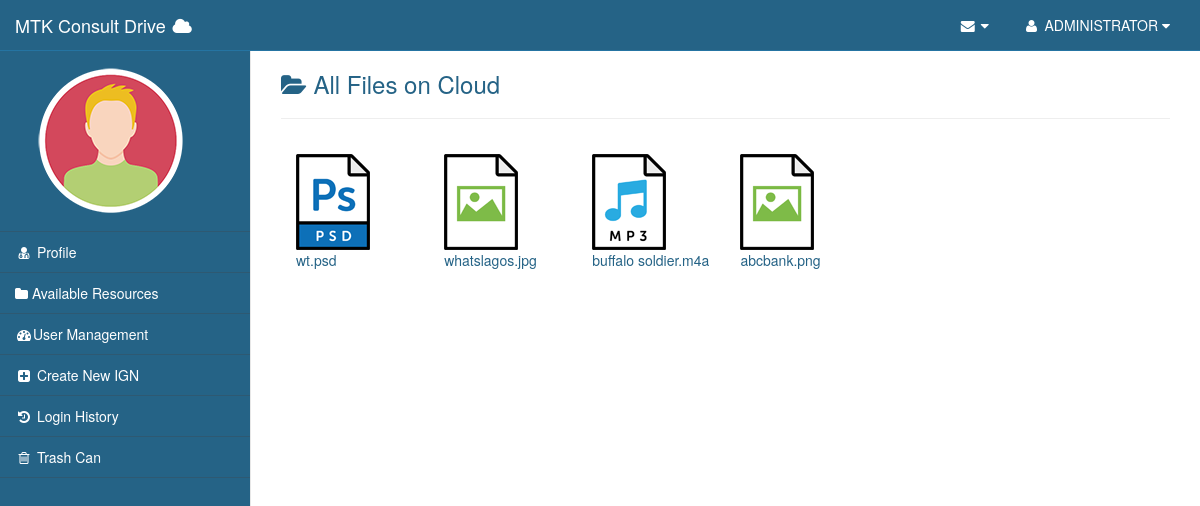
The app's page /home.php?page=all_resource (signed in) with its own data.
### tables this page shows
CREATE TABLE IF NOT EXISTS `files` (
  `file_id` int(11) NOT NULL AUTO_INCREMENT,
  `file_name` varchar(255) NOT NULL,
  `file_pub_key` varchar(255) DEFAULT NULL,
  `file_pri_key` varchar(255) DEFAULT NULL,
  `date_uploaded` timestamp NOT NULL DEFAULT CURRENT_TIMESTAMP,
  `file_size` varchar(255) NOT NULL,
  `file_uploader_id` varchar(255) NOT NULL,
  `folder_id` int(11) DEFAULT NULL,
  `file_type` varchar(255) NOT NULL,
  `presence` int(10) NOT NULL DEFAULT '1',
  PRIMARY KEY (`file_id`)
);

### inc/database.php (called while the page is built, shortened)
<?php
class Database{
	private $connection ;
	public function __construct(){
		try{
		$this->connection = new PDO('mysql:host='.DBHOST.';port='.DBPORT.';dbname='.DBNAME,DBUSER,DBPASS);
		}
		catch(PDOException $e){
			echo "Connection error".$e->getMessage();
		}
	}
	private function query($sql,$array){
            $this->connection->setAttribute(PDO::ATTR_EMULATE_PREPARES,false);
            try{
            $result = $this->connection->prepare($sql);
                if(!$result->execute(array_values($array)))
                {
                }
            }
            catch (Exception $e){
                echo $e->getMessage();
            }
            catch(PDOException $e){
                echo $e->getMessage();
                echo 'fold';
            }
		return $result;
	}
	public function multipleColumn($sql,$array){
           $result = $this->query($sql, $array) ;
           return $result->fetchAll();
	}
}
?>

### pages/all_resource.php (the view, shortened to what this page needs)
<?php
$db = new Database();
$val = $db->multipleColumn("SELECT * FROM `files` WHERE  `presence` = ?", array(1));
function get_thumb($file_type){
    $src = '';
    switch($file_type){
        case 'psd':
          $src =  "img/file-icons/PSD.png";break;
        case 'm4a':
            $src =  "img/file-icons/audio.png";break;
        case 'jpg':
          $src =  "img/file-icons/image.png";break;
        case 'png':
            $src =  "img/file-icons/image.png";break;
    }
    return $src;
}
?>
<div class="row">
<div class="col-lg-12">
        <h3><i class="fa fa-folder-open"> </i> All Files on Cloud</h3>
        <hr class="divider">
    <div class="panel-body">
       <div class="row">
        <?php foreach($val as $key=>$value){?>
        <div class="fileItem col-sm-2 context-menu-one">
            <img src="<?php echo get_thumb($value['file_type'])?>"  alt=""  class="thumb"/>
                    <figcaption class="figure-caption"><?php echo $value['file_name'] ?></figcaption>
                </div>
        <?php } ?>
      </div>
    </div>
</div>
</div>

### home.php (shortened to what this page needs)
<!DOCTYPE html>
<html lang="en">
<?php
if(!isset($_SESSION['ign']) ){
    header('location:index.php');
}
else{
    $uid = $_SESSION['ign'];
    $uname = (isset($_SESSION['name']))?$_SESSION['name']:'';
}
?>
<head>
    <link href="bower_components/bootstrap/dist/css/bootstrap.min.css" rel="stylesheet">
    <link href="bower_components/metisMenu/dist/metisMenu.min.css" rel="stylesheet">
    <link href="css/sb-admin-2.css" rel="stylesheet">
    <link href="css/table.css" rel="stylesheet">
    <link href="css/jquery.contextMenu.css" rel="stylesheet" type="text/css"/>
    <link href="bower_components/font-awesome/css/font-awesome.min.css" rel="stylesheet" type="text/css">
   <link href="css/style.css" rel="stylesheet" type="text/css">
</head>
<body>
    <div id="wrapper">
        <nav class="navbar navbar-default navbar-static-top" role="navigation" style="margin-bottom: 0">
            <?php
            include 'inc/header.php';
            ?>
            <?php
            include 'inc/sidebar.php';
            ?>
        </nav>
        <div id="page-wrapper">
            <div id="content-div">
            <?php
            include ($page_include);
            ?>
            </div>
        </div>
    </div>
</body>
</html>

### inc/header.php (shortened to what this page needs)
<div class="navbar-header">
    <a class="navbar-brand text-white" href="#">MTK Consult Drive <em class="fa fa-cloud fa-fw"></em></a>
            </div>
            <ul class="nav navbar-top-links navbar-right">
                <li class="dropdown">
                    <a class="dropdown-toggle" data-toggle="dropdown" href="#">
                        <i class="fa fa-envelope fa-fw"></i>  <i class="fa fa-caret-down"></i>
                    </a>
                </li>
                <li class="dropdown">
                    <a class="dropdown-toggle" data-toggle="dropdown" href="#">
                        <i class="fa fa-user fa-fw"></i> <?php echo $uname; ?> <i class="fa fa-caret-down"></i>
                    </a>
                </li>
            </ul>

### inc/sidebar.php
<div class="navbar-default sidebar" role="navigation">
                <div class="sidebar-nav navbar-collapse">
                    <ul class="nav" id="side-menu">
                        <li class="sidebar-search">
                            <div class="input-group custom-search-form center">
                                <i class="img-raised center"><img src="img/avatars/male.png" style="margin-left: 20px;"/></i>
                            </div>
                        </li>
                        <?php if($uid != "MTK-001"){ ?>
                        <li>
                            <a href="home.php?page=profile" data-target="profile" rel="tab"><i class="fa fa-user-md fa-fw"></i> Profile</a>
                        </li>
                        <li>
                            <a href="#"><i class="fa fa-folder-open-o fa-fw"></i> Folders<span class="fa arrow"></span></a>
                            <ul class="nav nav-second-level">
                                <li>
                                    <a href="home.php?page=personal" data-target="Personal_files" rel="tab"><i class="fa fa-folder"> </i> Personal</a>
                                </li>
                                <li>
                                    <a href="home.php?page=department" data-target="Department_files" rel="tab"><i class="fa fa-folder"> </i> Department</a>
                                </li>
                            </ul>
                        </li>
                        <li>
                            <a href="home.php?page=trash" data-target="trash" rel="tab"><i class="fa fa-trash-o fa-fw"></i> Trash Can</a>
                        </li>
                        <?php  } else {?>
                        <li>
                            <a href="home.php?page=profile" data-target="profile" rel="tab"><i class="fa fa-user-md fa-fw"></i> Profile</a>
                        </li>
                        <li>
                            <a href="home.php?page=all_resource" data-target="all_resource" rel="tab"><i class="fa fa-folder"></i> Available Resources</a>
                        </li>
                        <li>
                            <a href="home.php?page=users" data-target="users" rel="tab"><i class="fa fa-dashboard fa-fw"></i>User Management</a>
                        </li>
                        <li>
                            <a href="home.php?page=C_user" data-target="C_user" rel="tab"><i class="fa fa-plus-square fa-fw"></i> Create New IGN</a>
                        </li>
                        <li>
                            <a href="home.php?page=history" data-target="history" rel="tab"><i class="fa fa-history fa-fw"></i> Login History</a>
                        </li>
                        <li>
                            <a href="home.php?page=trash" data-target="trash" data-target="trash" rel="tab"><i class="fa fa-trash-o fa-fw"></i> Trash Can</a>
                        </li>
                        <?php }  ?>
                    </ul>
                </div>
            </div>

### css/sb-admin-2.css (style rules this page uses)
body { background-color: #f8f8f8; }
#wrapper { width: 100%; }
#page-wrapper { padding: 0 15px; min-height: 568px; background-color: #fff; }
@media (min-width:768px) { #page-wrapper { position: inherit; margin: 0 0 0 250px; padding: 0 30px; border-left: 1px solid #e7e7e7; } }
.navbar-top-links { margin-right: 0; }
.navbar-top-links li { display: inline-block; }
.navbar-top-links li:last-child { margin-right: 15px; }
.navbar-top-links li a { padding: 15px; min-height: 50px; }
.sidebar .sidebar-nav.navbar-collapse { padding-right: 0; padding-left: 0; }
.sidebar .sidebar-search { padding: 15px; }
.sidebar ul li { border-bottom: 1px solid #e7e7e7; }
.sidebar ul li a.active { background-color: #eee; }
@media (min-width:768px) { .sidebar { z-index: 1; position: absolute; width: 250px; margin-top: 51px; } }

### css/style.css (style rules this page uses)
body { background-color:#256386; color: #256386; }
.sidebar { background-color:#256386; color:#ffffff; }
#side-menu li a { color:#ffffff; }
#side-menu > li { border-bottom:rgba(68,68,68,0.3) 1px solid; }
.sidebar ul li a.active { background-color:rgba(34,34,34,1); }
#side-menu > li.active>a, #side-menu > li>a { background-color: #256386; }
.navbar { background-color: #256386; border-color:rgba(38, 121, 169, 0.8); }
#wrapper > nav > div.navbar-header > a { color: #fff; }
#wrapper > nav > ul>li>a { background-color: #256386; }
#wrapper > nav > ul > li > a { color: #ffffff; }
div .fileItem { height: 130px; }

### records on screen
files: shows a picture, file_name "wt.psd"
files: file_name "whatslagos.jpg"
files: shows a picture, file_name "buffalo soldier.m4a"
files: file_name "abcbank.png"

### other values on screen
$uname "ADMINISTRATOR"
